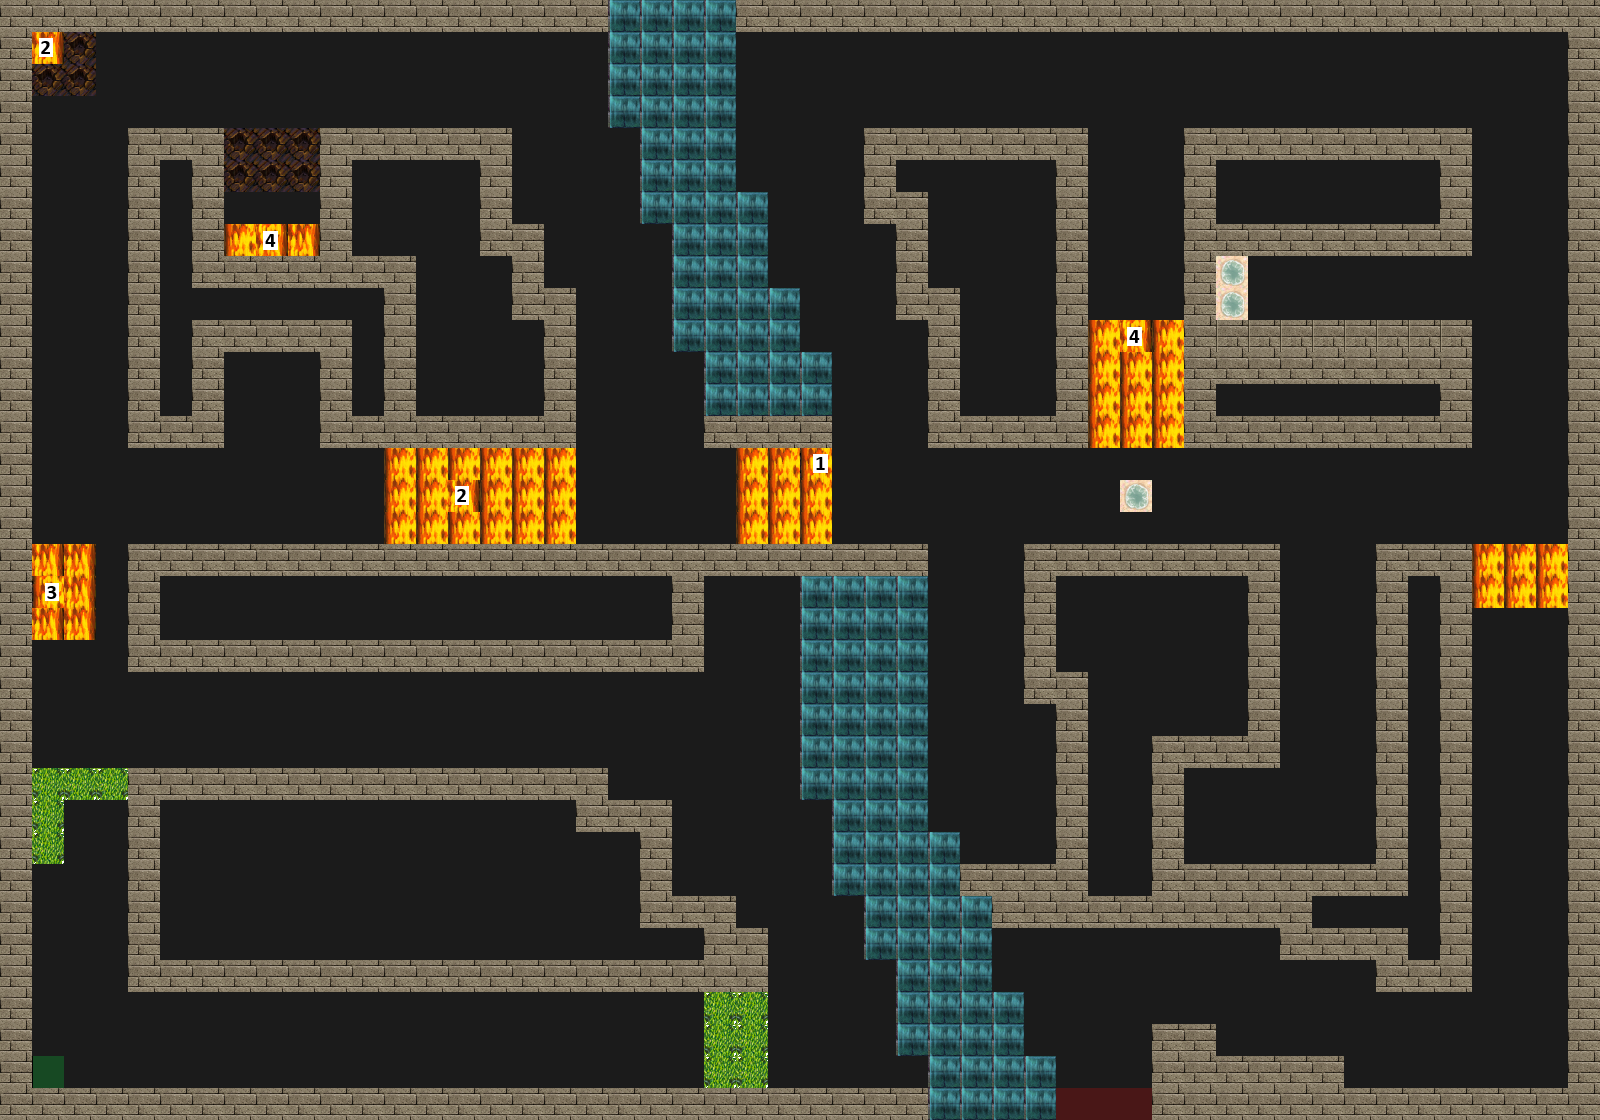

A 2D game scene composited from a Tiled map and its tileset images. What follows is a short description and the map's XML, with each tile layer's data collapsed to a summary:
An orthogonal 50x35 tile map with 32x32 px tiles, 4 tile layers (Road, Wall, Utility, Trap), 4 tilesets.

<map version="1.2" tiledversion="1.2.0" orientation="orthogonal" renderorder="right-down" width="50" height="35" tilewidth="32" tileheight="32" infinite="0" nextlayerid="5" nextobjectid="1">
 <tileset firstgid="1" source="tilesets/wallsandroofs.tsx" />
 <tileset firstgid="257" source="tilesets/meta.tsx" />
 <tileset firstgid="259" source="tilesets/road.tsx" />
 <tileset firstgid="260" source="tilesets/traps.tsx" />
 <layer id="1" name="Road" width="50" height="35" locked="1">
  <data>[1750 cells, 1750 non-empty, 1 distinct tile ids]</data>
 </layer>
 <layer id="2" name="Wall" width="50" height="35" locked="1">
  <data>[1750 cells, 608 non-empty, 3 distinct tile ids]</data>
 </layer>
 <layer id="3" name="Utility" width="50" height="35" locked="1">
  <data>[1750 cells, 4 non-empty, 2 distinct tile ids]</data>
 </layer>
 <layer id="4" name="Trap" width="50" height="35" locked="1">
  <data>[1750 cells, 78 non-empty, 9 distinct tile ids]</data>
 </layer>
</map>
